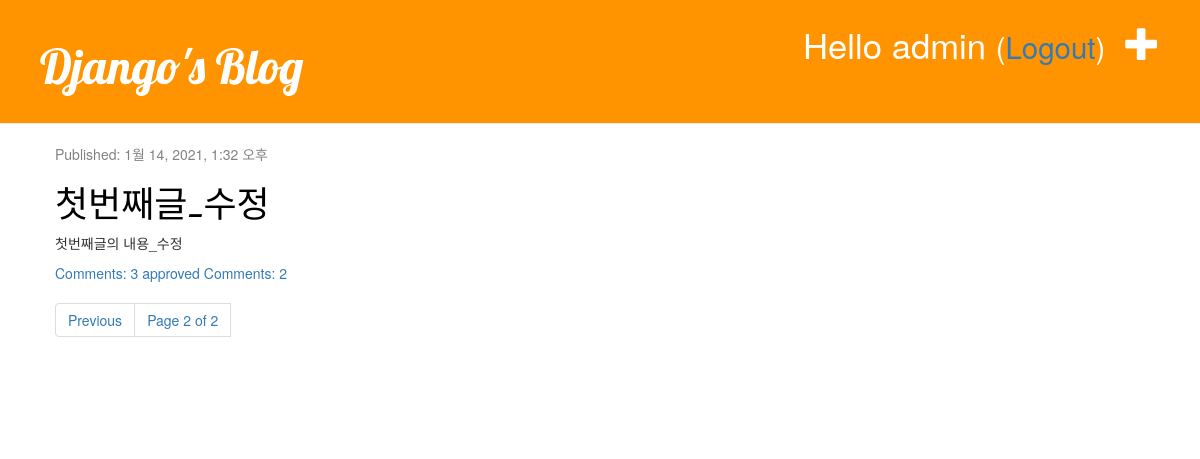
Page /?page=2 (signed in) on the committed database.
### blog/models.py (models this page shows, shortened)
class Post(models.Model):
    author = models.ForeignKey('auth.User', on_delete=models.CASCADE)
    title = models.CharField(max_length = 200, validators=[min_lintgh_3_validator])
    text = models.TextField()
    created_date = models.DateTimeField(default=timezone.now)
    published_date = models.DateTimeField(blank=True, null=True)
    def approved_comments(self):
        return self.comments.filter(approved_comment=True)

### blog/views.py (the view)
# urls.py: path('', views.post_list, name='post_list'),
def post_list(request):
    post_list = Post.objects.filter(published_date__lte = timezone.now()).order_by('published_date')
    paginator = Paginator(post_list, 2)
    page_no = request.GET.get('page')
    try:
        posts = paginator.page(page_no)
    except PageNotAnInteger:
        posts = paginator.page(1)
    except EmptyPage:
        posts = paginator.page(paginator.num_pages)
    return render(request, 'blog/post_list.html', {'posts': posts})

### blog/templates/blog/post_list.html
{% extends 'blog/base.html' %}
{% block content %}
    {% for post in posts %}
        <div class="post">
            <div class="date">
                <p> Published: {{ post.published_date}}</p>
            </div>
            <h1><a href="{% url 'item_comment' pk=124 %}">{{post.title}}</a></h1>
            <p>{{ post.text|linebreaksbr }}</p>
            <a href="{% url 'post_detail' pk=post.pk %}">Comments: {{post.comments.count}}     approved Comments: {{post.approved_comments.count}} </a>
            {% include 'blog/post_pagination.html' with page=posts %}
        </div>
    {% endfor %}
{% endblock %}

### blog/templates/blog/base.html (shortened to what this page needs)
<!DOCTYPE html>
{% load static %}
<html lang="ko">
<head>
    <link rel="stylesheet" href="https://maxcdn.bootstrapcdn.com/bootstrap/3.3.2/css/bootstrap.min.css">
    <link rel="stylesheet" href="https://maxcdn.bootstrapcdn.com/bootstrap/3.3.2/css/bootstrap-theme.min.css">
    <link rel="stylesheet" href="{% static 'css/blog.css' %}">
</head>
<body>
<div class="page-header">
    {% if user.is_authenticated %}
    <a href="{% url 'post_new' %}" class="top-menu">
        <span class="glyphicon glyphicon-plus"></span>
    </a>
    <p class="top-menu">
        Hello {{user.username}}
        <small>(<a href="{% url 'logout' %}?next={{request.path}}">Logout</a>)</small>
    </p>
    {% else %}
    <a href="{% url 'login' %}" class="top-menu">
        <span class="glyphicon glyphicon-lock"></span>
    </a>
    {% endif %}
    <h1><a href="{% url 'post_list' %}">Django's Blog </a></h1>
</div>
<div class="content container">
    <div class="row">
        <div class="col-md-8">
            {% block content %}
            {% endblock %}
        </div>
    </div>
</div>
</body>
</html>

### blog/templates/blog/post_pagination.html (shortened to what this page needs)
<nav>
    <ul class = "pagination">
        <li class="page-item">
            {% if page.has_previous %}
                <a class="page-link" href="?page={{ page.previous_page_number }}"> Previous </a>
            {% endif %}
        </li>
        <li class="page-item">
            <a class="page-link" href=" ">Page {{page.number}} of {{page.paginator.num_pages}}</a>
        </li>
    </ul>
</nav>

### blog/static/css/blog.css (style rules this page uses)
.page-header { background-color: #ff9400; margin-top: 0; padding: 20px 20px 20px 40px; }
.page-header h1, .page-header h1 a, .page-header h1 a:visited, .page-header h1 a:active { color: #ffffff; font-size: 36pt; text-decoration: none; }
.content { margin-left: 40px; }
h1, h2, h3, h4 { font-family: 'Lobster', cursive; }
.date { color: #828282; }
.top-menu, .top-menu:hover, .top-menu:visited { color: #ffffff; float: right; font-size: 26pt; margin-right: 20px; }
.post { margin-bottom: 70px; }
.post h1 a, .post h1 a:visited { color: #000000; }

### rows in the picture
Post: published_date "1월 14, 2021, 1:32 오후", title "첫번째글_수정", text "첫번째글의 내용_수정", comments.count "3", approved_comments.count "2", number "2", paginator.num_pages "2"

### other values in the picture
{{ user.username }} "admin"
